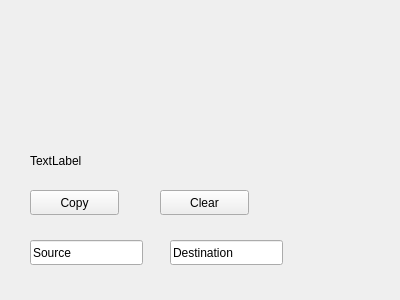
<?xml version="1.0" encoding="UTF-8"?>
<ui version="4.0">
 <class>Widget</class>
 <widget class="QWidget" name="Widget">
  <property name="geometry">
   <rect>
    <x>0</x>
    <y>0</y>
    <width>400</width>
    <height>300</height>
   </rect>
  </property>
  <property name="windowTitle">
   <string>Widget</string>
  </property>
  <widget class="QLineEdit" name="MyLineEdit1">
   <property name="geometry">
    <rect>
     <x>30</x>
     <y>240</y>
     <width>113</width>
     <height>25</height>
    </rect>
   </property>
   <property name="text">
    <string>Source</string>
   </property>
  </widget>
  <widget class="QLineEdit" name="MyLineEdit2">
   <property name="geometry">
    <rect>
     <x>170</x>
     <y>240</y>
     <width>113</width>
     <height>25</height>
    </rect>
   </property>
   <property name="text">
    <string>Destination</string>
   </property>
  </widget>
  <widget class="QPushButton" name="MyPushButton1">
   <property name="geometry">
    <rect>
     <x>30</x>
     <y>190</y>
     <width>89</width>
     <height>25</height>
    </rect>
   </property>
   <property name="text">
    <string>Copy</string>
   </property>
  </widget>
  <widget class="QPushButton" name="MyPushButton2">
   <property name="geometry">
    <rect>
     <x>160</x>
     <y>190</y>
     <width>89</width>
     <height>25</height>
    </rect>
   </property>
   <property name="text">
    <string>Clear</string>
   </property>
  </widget>
  <widget class="QLabel" name="MyLabel">
   <property name="geometry">
    <rect>
     <x>30</x>
     <y>150</y>
     <width>161</width>
     <height>21</height>
    </rect>
   </property>
   <property name="text">
    <string>TextLabel</string>
   </property>
  </widget>
 </widget>
 <layoutdefault spacing="6" margin="11"/>
 <resources/>
 <connections>
  <connection>
   <sender>MyPushButton2</sender>
   <signal>clicked()</signal>
   <receiver>MyLineEdit1</receiver>
   <slot>clear()</slot>
   <hints>
    <hint type="sourcelabel">
     <x>204</x>
     <y>202</y>
    </hint>
    <hint type="destinationlabel">
     <x>86</x>
     <y>252</y>
    </hint>
   </hints>
  </connection>
  <connection>
   <sender>MyPushButton2</sender>
   <signal>clicked()</signal>
   <receiver>MyLineEdit2</receiver>
   <slot>clear()</slot>
   <hints>
    <hint type="sourcelabel">
     <x>204</x>
     <y>202</y>
    </hint>
    <hint type="destinationlabel">
     <x>226</x>
     <y>252</y>
    </hint>
   </hints>
  </connection>
 </connections>
</ui>
